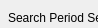
     <widget class="QWidget" name="tb_set_period">
      <property name="geometry">
       <rect>
        <x>0</x>
        <y>0</y>
        <width>98</width>
        <height>28</height>
       </rect>
      </property>
      <attribute name="label">
       <string>Step 2: Select Search Period and Lead Time</string>
      </attribute>
      <widget class="QGroupBox" name="groupBox_8">
       <property name="geometry">
        <rect>
         <x>8</x>
         <y>10</y>
         <width>371</width>
         <height>191</height>
        </rect>
       </property>
       <property name="title">
        <string>Search Period Settings</string>
       </property>
       <widget class="QLabel" name="label_7">
        <property name="geometry">
         <rect>
          <x>189</x>
          <y>68</y>
          <width>10</width>
          <height>16</height>
         </rect>
        </property>
        <property name="font">
         <font>
          <family>Arial</family>
          <pointsize>9</pointsize>
          <weight>50</weight>
          <bold>false</bold>
         </font>
        </property>
        <property name="text">
         <string>~</string>
        </property>
       </widget>
       <widget class="QDateTimeEdit" name="dt_dataset_startTime">
        <property name="geometry">
         <rect>
          <x>35</x>
          <y>62</y>
          <width>151</width>
          <height>31</height>
         </rect>
        </property>
        <property name="font">
         <font>
          <family>굴림</family>
          <pointsize>9</pointsize>
          <weight>50</weight>
          <bold>false</bold>
         </font>
        </property>
        <property name="dateTime">
         <datetime>
          <hour>0</hour>
          <minute>0</minute>
          <second>0</second>
          <year>2022</year>
          <month>1</month>
          <day>1</day>
         </datetime>
        </property>
        <property name="date">
         <date>
          <year>2022</year>
          <month>1</month>
          <day>1</day>
         </date>
        </property>
        <property name="time">
         <time>
          <hour>0</hour>
          <minute>0</minute>
          <second>0</second>
         </time>
        </property>
        <property name="displayFormat">
         <string>yyyy-MM-dd hh:mm</string>
        </property>
        <property name="calendarPopup">
         <bool>true</bool>
        </property>
       </widget>
       <widget class="QDateTimeEdit" name="dt_dataset_endTime">
        <property name="geometry">
         <rect>
          <x>203</x>
          <y>62</y>
          <width>151</width>
          <height>31</height>
         </rect>
        </property>
        <property name="font">
         <font>
          <family>굴림</family>
          <pointsize>9</pointsize>
          <weight>50</weight>
          <bold>false</bold>
         </font>
        </property>
        <property name="dateTime">
         <datetime>
          <hour>0</hour>
          <minute>0</minute>
          <second>0</second>
          <year>2022</year>
          <month>12</month>
          <day>31</day>
         </datetime>
        </property>
        <property name="date">
         <date>
          <year>2022</year>
          <month>12</month>
          <day>31</day>
         </date>
        </property>
        <property name="time">
         <time>
          <hour>0</hour>
          <minute>0</minute>
          <second>0</second>
         </time>
        </property>
        <property name="displayFormat">
         <string>yyyy-MM-dd hh:mm</string>
        </property>
        <property name="calendarPopup">
         <bool>true</bool>
        </property>
       </widget>
       <widget class="QRadioButton" name="rb_dataset_periodYear">
        <property name="geometry">
         <rect>
          <x>14</x>
          <y>112</y>
          <width>171</width>
          <height>21</height>
         </rect>
        </property>
        <property name="font">
         <font>
          <family>돋움</family>
          <pointsize>9</pointsize>
          <weight>50</weight>
          <bold>false</bold>
         </font>
        </property>
        <property name="text">
         <string>Query by Year</string>
        </property>
       </widget>
       <widget class="QRadioButton" name="rb_dataset_periodDate">
        <property name="geometry">
         <rect>
          <x>14</x>
          <y>36</y>
          <width>311</width>
          <height>21</height>
         </rect>
        </property>
        <property name="font">
         <font>
          <family>돋움</family>
          <pointsize>9</pointsize>
          <weight>50</weight>
          <bold>false</bold>
         </font>
        </property>
        <property name="text">
         <string>Query by Detailed Period (YYYY-MM-DD HH:MM)</string>
        </property>
        <property name="checked">
         <bool>true</bool>
        </property>
       </widget>
       <widget class="QComboBox" name="cb_dataset_startYear">
        <property name="geometry">
         <rect>
          <x>153</x>
          <y>139</y>
          <width>91</width>
          <height>31</height>
         </rect>
        </property>
        <property name="font">
         <font>
          <family>굴림</family>
          <pointsize>9</pointsize>
          <weight>50</weight>
          <bold>false</bold>
         </font>
        </property>
       </widget>
       <widget class="QComboBox" name="cb_dataset_endYear">
        <property name="geometry">
         <rect>
          <x>262</x>
          <y>139</y>
          <width>91</width>
          <height>31</height>
         </rect>
        </property>
        <property name="font">
         <font>
          <family>굴림</family>
          <pointsize>9</pointsize>
          <weight>50</weight>
          <bold>false</bold>
         </font>
        </property>
       </widget>
       <widget class="QLabel" name="label_34">
        <property name="geometry">
         <rect>
          <x>248</x>
          <y>144</y>
          <width>10</width>
          <height>16</height>
         </rect>
        </property>
        <property name="font">
         <font>
          <family>Arial</family>
          <pointsize>9</pointsize>
          <weight>50</weight>
          <bold>false</bold>
         </font>
        </property>
        <property name="text">
         <string>~</string>
        </property>
       </widget>
       <widget class="QLabel" name="label_84">
        <property name="geometry">
         <rect>
          <x>35</x>
          <y>144</y>
          <width>131</width>
          <height>16</height>
         </rect>
        </property>
        <property name="font">
         <font>
          <family>돋움</family>
          <pointsize>9</pointsize>
          <weight>50</weight>
          <bold>false</bold>
         </font>
        </property>
        <property name="text">
         <string>Select Query Year :</string>
        </property>
       </widget>
      </widget>
      <widget class="QGroupBox" name="groupBox_9">
       <property name="geometry">
        <rect>
         <x>10</x>
         <y>230</y>
         <width>371</width>
         <height>261</height>
        </rect>
       </property>
       <property name="font">
        <font>
         <family>돋움</family>
         <pointsize>9</pointsize>
         <weight>75</weight>
         <bold>true</bold>
        </font>
       </property>
       <property name="title">
        <string>Leadtime Settings</string>
       </property>
       <widget class="QRadioButton" name="rb_ds_leadtimeBasic">
        <property name="geometry">
         <rect>
          <x>14</x>
          <y>37</y>
          <width>211</width>
          <height>21</height>
         </rect>
        </property>
        <property name="font">
         <font>
          <family>돋움</family>
          <pointsize>9</pointsize>
          <weight>50</weight>
          <bold>false</bold>
         </font>
        </property>
        <property name="text">
         <string>By Leadtiime</string>
        </property>
       </widget>
       <widget class="QRadioButton" name="rb_ds_leadtimeTimeseries">
        <property name="geometry">
         <rect>
          <x>14</x>
          <y>140</y>
          <width>161</width>
          <height>21</height>
         </rect>
        </property>
        <property name="font">
         <font>
          <family>돋움</family>
          <pointsize>9</pointsize>
          <weight>50</weight>
          <bold>false</bold>
         </font>
        </property>
        <property name="text">
         <string>By Timeseries</string>
        </property>
        <property name="checked">
         <bool>true</bool>
        </property>
       </widget>
       <widget class="QCheckBox" name="ckb_ds_leadtime2h">
        <property name="geometry">
         <rect>
          <x>182</x>
          <y>68</y>
          <width>51</width>
          <height>21</height>
         </rect>
        </property>
        <property name="font">
         <font>
          <family>돋움</family>
          <pointsize>9</pointsize>
          <weight>50</weight>
          <bold>false</bold>
         </font>
        </property>
        <property name="text">
         <string>2h</string>
        </property>
       </widget>
       <widget class="QCheckBox" name="ckb_ds_leadtime1h">
        <property name="geometry">
         <rect>
          <x>115</x>
          <y>68</y>
          <width>61</width>
          <height>21</height>
         </rect>
        </property>
        <property name="font">
         <font>
          <family>돋움</family>
          <pointsize>9</pointsize>
          <weight>50</weight>
          <bold>false</bold>
         </font>
        </property>
        <property name="text">
         <string>1h</string>
        </property>
       </widget>
       <widget class="QCheckBox" name="ckb_ds_leadtimeHarf">
        <property name="geometry">
         <rect>
          <x>38</x>
          <y>68</y>
          <width>61</width>
          <height>21</height>
         </rect>
        </property>
        <property name="font">
         <font>
          <family>돋움</family>
          <pointsize>9</pointsize>
          <weight>50</weight>
          <bold>false</bold>
         </font>
        </property>
        <property name="text">
         <string>0.5h</string>
        </property>
       </widget>
       <widget class="QCheckBox" name="ckb_ds_leadtime4h">
        <property name="geometry">
         <rect>
          <x>310</x>
          <y>67</y>
          <width>51</width>
          <height>21</height>
         </rect>
        </property>
        <property name="font">
         <font>
          <family>돋움</family>
          <pointsize>9</pointsize>
          <weight>50</weight>
          <bold>false</bold>
         </font>
        </property>
        <property name="text">
         <string>4h</string>
        </property>
       </widget>
       <widget class="QCheckBox" name="ckb_ds_leadtime5h">
        <property name="geometry">
         <rect>
          <x>38</x>
          <y>97</y>
          <width>71</width>
          <height>21</height>
         </rect>
        </property>
        <property name="font">
         <font>
          <family>돋움</family>
          <pointsize>9</pointsize>
          <weight>50</weight>
          <bold>false</bold>
         </font>
        </property>
        <property name="text">
         <string>5h</string>
        </property>
       </widget>
       <widget class="QCheckBox" name="ckb_ds_leadtime3h">
        <property name="geometry">
         <rect>
          <x>247</x>
          <y>68</y>
          <width>51</width>
          <height>21</height>
         </rect>
        </property>
        <property name="font">
         <font>
          <family>돋움</family>
          <pointsize>9</pointsize>
          <weight>50</weight>
          <bold>false</bold>
         </font>
        </property>
        <property name="text">
         <string>3h</string>
        </property>
       </widget>
       <widget class="QCheckBox" name="ckb_ds_leadtime6h">
        <property name="geometry">
         <rect>
          <x>115</x>
          <y>97</y>
          <width>61</width>
          <height>21</height>
         </rect>
        </property>
        <property name="font">
         <font>
          <family>돋움</family>
          <pointsize>9</pointsize>
          <weight>50</weight>
          <bold>false</bold>
         </font>
        </property>
        <property name="text">
         <string>6h</string>
        </property>
       </widget>
       <widget class="QComboBox" name="cb_ds_leadtimeUnit">
        <property name="geometry">
         <rect>
          <x>125</x>
          <y>207</y>
          <width>81</width>
          <height>31</height>
         </rect>
        </property>
        <property name="font">
         <font>
          <family>돋움</family>
          <pointsize>9</pointsize>
          <weight>50</weight>
          <bold>false</bold>
         </font>
        </property>
        <property name="currentIndex">
         <number>0</number>
        </property>
        <item>
         <property name="text">
          <string>Hours</string>
         </property>
        </item>
        <item>
         <property name="text">
          <string>Minutes</string>
         </property>
        </item>
       </widget>
       <widget class="QComboBox" name="cb_ds_leadtimeTarget">
        <property name="geometry">
         <rect>
          <x>125</x>
          <y>169</y>
          <width>81</width>
          <height>31</height>
         </rect>
        </property>
        <property name="font">
         <font>
          <family>돋움</family>
          <pointsize>9</pointsize>
          <weight>50</weight>
          <bold>false</bold>
         </font>
        </property>
       </widget>
       <widget class="QLabel" name="label_83">
        <property name="geometry">
         <rect>
          <x>38</x>
          <y>175</y>
          <width>81</width>
          <height>21</height>
         </rect>
        </property>
        <property name="font">
         <font>
          <family>돋움</family>
          <pointsize>9</pointsize>
          <weight>50</weight>
          <bold>false</bold>
         </font>
        </property>
        <property name="text">
         <string>Target Time :</string>
        </property>
       </widget>
       <widget class="QLabel" name="label_87">
        <property name="geometry">
         <rect>
          <x>210</x>
          <y>178</y>
          <width>56</width>
          <height>16</height>
         </rect>
        </property>
        <property name="font">
         <font>
          <family>돋움</family>
          <pointsize>9</pointsize>
          <weight>50</weight>
          <bold>false</bold>
         </font>
        </property>
        <property name="text">
         <string>h</string>
        </property>
       </widget>
       <widget class="QLabel" name="label_88">
        <property name="geometry">
         <rect>
          <x>38</x>
          <y>212</y>
          <width>91</width>
          <height>21</height>
         </rect>
        </property>
        <property name="font">
         <font>
          <family>돋움</family>
          <pointsize>9</pointsize>
          <weight>50</weight>
          <bold>false</bold>
         </font>
        </property>
        <property name="text">
         <string>Time Interval :</string>
        </property>
       </widget>
       <widget class="QComboBox" name="cb_ds_leadtimeTerm">
        <property name="geometry">
         <rect>
          <x>210</x>
          <y>207</y>
          <width>61</width>
          <height>31</height>
         </rect>
        </property>
        <property name="font">
         <font>
          <family>돋움</family>
          <pointsize>9</pointsize>
          <weight>50</weight>
          <bold>false</bold>
         </font>
        </property>
       </widget>
       <widget class="QLabel" name="lbl_ds_leadtimeTerm">
        <property name="geometry">
         <rect>
          <x>276</x>
          <y>213</y>
          <width>91</width>
          <height>21</height>
         </rect>
        </property>
        <property name="font">
         <font>
          <family>돋움</family>
          <pointsize>9</pointsize>
          <weight>50</weight>
          <bold>false</bold>
         </font>
        </property>
        <property name="text">
         <string>Interval</string>
        </property>
       </widget>
      </widget>
     </widget>
